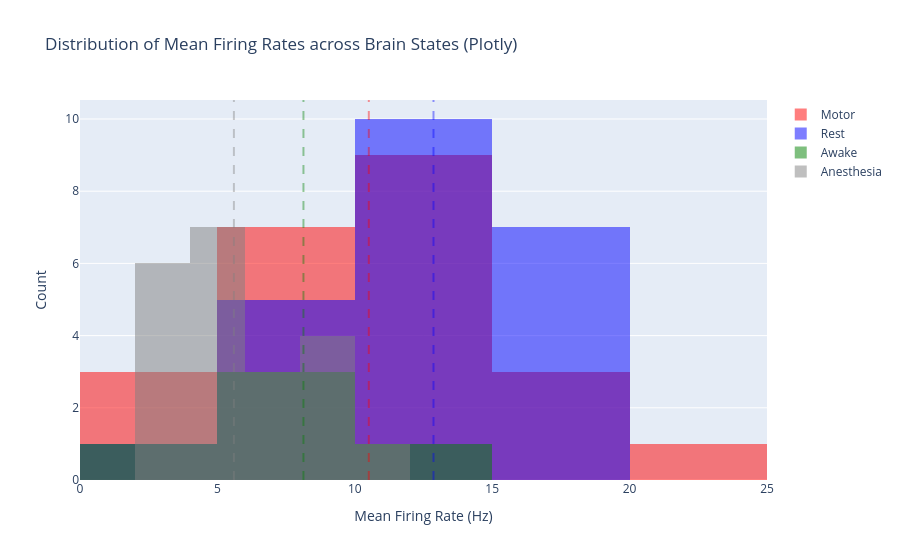

This figure's notebook cell:
### Code cell
%matplotlib inline
# Define where to save (using current directory, or change to your path)
save_path = r'Z:\Adam-Lab-Shared\Data\Michal_Rubin\data summery\2025\Pyr'

# ==========================================
# 1. MATPLOTLIB PLOTS (Static + SVG Save)
# ==========================================

# --- Graph 1: Mean Firing Rate by Brain State ---
plt.figure(figsize=(10, 6))

# Define data and colors for easy looping
datasets_g1 = [
    (PyrMotorAllMean, 'Motor', 'red'),
    (PyrRestAllMean, 'Rest', 'blue'),
    (PyrAwakeAllMean, 'Awake', 'green'),
    (PyrAnstAllMean, 'Anesthesia', 'gray')
]

for data, label, color in datasets_g1:
    if len(data) > 0:
        # Plot Histogram
        plt.hist(data, bins='auto', alpha=0.5, label=label, color=color)
        # Plot Mean Line (Dashed, less opaque)
        plt.axvline(np.mean(data), color=color, linestyle='--', linewidth=2, alpha=0.4)

plt.title("Distribution of Mean Firing Rates across Brain States")
plt.xlabel("Mean Firing Rate (Hz)")
plt.ylabel("Count")
plt.legend()

# Save Matplotlib SVG
plt.savefig(os.path.join(save_path, "BrainStates_Hist.svg"), format='svg')
plt.show()


# --- Graph 2: First vs Second Segment ---
plt.figure(figsize=(10, 6))

datasets_g2 = [
    (PyrMotorAllFirst, 'Motor - 1st Segment', 'darkred'),
    (PyrMotorAllSeconed, 'Motor - 2nd Segment', 'salmon'),
    (PyrRestAllFirst, 'Rest - 1st Segment', 'darkblue'),
    (PyrRestAllSecond, 'Rest - 2nd Segment', 'skyblue')
]

for data, label, color in datasets_g2:
    if len(data) > 0:
        plt.hist(data, bins='auto', alpha=0.5, label=label, color=color)
        plt.axvline(np.mean(data), color=color, linestyle='--', linewidth=2, alpha=0.4)

plt.title("Comparison of First vs Second Segments (Motor vs Rest)")
plt.xlabel("Firing Rate (Hz)")
plt.ylabel("Count")
plt.legend()

# Save Matplotlib SVG
plt.savefig(os.path.join(save_path, "Segments_Hist.svg"), format='svg')
plt.show()


# ==========================================
# 2. PLOTLY PLOTS (Interactive + HTML Save)
# ==========================================

# --- Plotly Graph 1 ---
fig1 = go.Figure()

for data, label, color in datasets_g1:
    if len(data) > 0:
        # Add Histogram
        fig1.add_trace(go.Histogram(
            x=data, 
            name=label, 
            marker_color=color, 
            opacity=0.5
        ))
        # Add Mean Line
        fig1.add_vline(
            x=np.mean(data), 
            line_width=2, 
            line_dash="dash", 
            line_color=color, 
            opacity=0.4
        )

fig1.update_layout(
    title="Distribution of Mean Firing Rates across Brain States (Plotly)",
    xaxis_title="Mean Firing Rate (Hz)",
    yaxis_title="Count",
    barmode='overlay' # Overlap histograms like matplotlib
)

# Save as HTML (Interactive)
fig1.write_html(os.path.join(save_path, "BrainStates_Hist.html"))
# To show in notebook:
fig1.show()


# --- Plotly Graph 2 ---
fig2 = go.Figure()

for data, label, color in datasets_g2:
    if len(data) > 0:
        fig2.add_trace(go.Histogram(
            x=data, 
            name=label, 
            marker_color=color, 
            opacity=0.5
        ))
        fig2.add_vline(
            x=np.mean(data), 
            line_width=2, 
            line_dash="dash", 
            line_color=color, 
            opacity=0.4
        )

fig2.update_layout(
    title="Comparison of First vs Second Segments (Plotly)",
    xaxis_title="Firing Rate (Hz)",
    yaxis_title="Count",
    barmode='overlay'
)

# Save as HTML
fig2.write_html(os.path.join(save_path, "Segments_Hist.html"))
fig2.show()


def add_cell_trace(fig, x_labels, y_values, row, col, i):
    colors = px.colors.qualitative.Dark24 + px.colors.qualitative.Light24
    cell_color = colors[i % len(colors)]
    fig.add_trace(go.Scatter(
        x=x_labels,
        y=y_values,
        mode='lines+markers',
        line=dict(color=cell_color, width=1),
        marker=dict(color=cell_color, size=6),
        opacity=0.6,
        showlegend=False,
        name=f'Cell {i}',
        hoverinfo='y+name'
    ), row=row, col=col)

def add_mean_trace(fig, x_labels, data1, data2, row, col):
    mean1 = np.nanmean(data1)
    mean2 = np.nanmean(data2)
    
    fig.add_trace(go.Scatter(
        x=x_labels,
        y=[mean1, mean2],
        mode='lines+markers',
        line=dict(color='black', width=4, dash='solid'), # Solid black line
        marker=dict(color='black', size=10, symbol='diamond'),
        name='Population Mean',
        showlegend=(row==1 and col==1) # Only show legend once
    ), row=row, col=col)


# 2. Setup Figure
num_cells = len(PyrRestAllSecond)
fig = make_subplots(
    rows=2, cols=2, 
    subplot_titles=(
        "First Segment: Rest vs Motor", 
        "Mean Rate: Rest vs Motor", 
        "Rest: First vs Second", 
        "Motor: First vs Second"
    ),
    vertical_spacing=0.15
)

for i in range(num_cells):
    # Subplot (1,1): First Rest vs First Motor
    add_cell_trace(fig, ['First Rest', 'First Motor'], 
                   [PyrRestAllFirst[i], PyrMotorAllFirst[i]], 1, 1, i)
    
    # Subplot (1,2): Mean Rest vs Mean Motor
    add_cell_trace(fig, ['Mean Rest', 'Mean Motor'], 
                   [PyrRestAllMean[i], PyrMotorAllMean[i]], 1, 2, i)

    # Subplot (2,1): Rest First vs Rest Second
    add_cell_trace(fig, ['First Rest', 'Second Rest'], 
                   [PyrRestAllFirst[i], PyrRestAllSecond[i]], 2, 1, i)

    # Subplot (2,2): Motor First vs Motor Second
    add_cell_trace(fig, ['First Motor', 'Second Motor'], 
                   [PyrMotorAllFirst[i], PyrMotorAllSeconed[i]], 2, 2, i)

add_mean_trace(fig, ['First Rest', 'First Motor'], PyrRestAllFirst, PyrMotorAllFirst, 1, 1)
add_mean_trace(fig, ['Mean Rest', 'Mean Motor'], PyrRestAllMean, PyrMotorAllMean, 1, 2)
add_mean_trace(fig, ['First Rest', 'Second Rest'], PyrRestAllFirst, PyrRestAllSecond, 2, 1)
add_mean_trace(fig, ['First Motor', 'Second Motor'], PyrMotorAllFirst, PyrMotorAllSeconed, 2, 2)

# 5. Final Layout & Saving
fig.update_layout(
    height=800, 
    width=1000,
    title_text="Paired Comparison of Firing Rates (Individual Cells & Mean)",
    template="plotly_white",
    showlegend=True
)
svg_path = os.path.join(save_path, f'MotorProp.svg')
html_path = os.path.join(save_path, f'MotorProp.html')
fig.show()

fig.write_image(svg_path)
    # Save as HTML
fig.write_html(html_path)

### Figure 1 — Plotly figure (JSON) as saved in the notebook; plotly's stock layout.template omitted (floating-point values rounded to 4 significant figures)
{"data": [{"marker": {"color": "red"}, "name": "Motor", "opacity": 0.5, "type": "histogram", "x": [7.512, 16.55, 13.2, 12.2, 20.35, 9.767, 11.2, 7.512, 14.83, 17.36, 17.59, 10.6, 1.384, 13.35, 2.464, 8.341, 6.894, 11.13, 13.55, 5.126, 8.815, 10.6, 1.384]}, {"marker": {"color": "blue"}, "name": "Rest", "opacity": 0.5, "type": "histogram", "x": [11.14, 17.35, 12.11, 12.93, 16.54, 3.817, 9.973, 11.14, 15.86, 14.03, 12.5, 19.31, 7.982, 15.75, 9.198, 13.75, 9.782, 11.75, 14.18, 14.01, 15.45, 19.31, 7.982]}, {"marker": {"color": "green"}, "name": "Awake", "opacity": 0.5, "type": "histogram", "x": [10.47, 9.294, 1.89, 9.398, 9.602]}, {"marker": {"color": "gray"}, "name": "Anesthesia", "opacity": 0.5, "type": "histogram", "x": [2.175, 4.311, 5.6, 8.068, 6.858, 8.059, 2.383, 5.917, 4.525, 5.442, 5.717, 10.06, 6.725, 6.267, 8.4, 2.233, 2.092, 5.808, 9.792, 3.425, 3.75]}], "layout": {"barmode": "overlay", "shapes": [{"line": {"color": "red", "dash": "dash", "width": 2}, "opacity": 0.4, "type": "line", "x0": 10.51, "x1": 10.51, "xref": "x", "y0": 0, "y1": 1, "yref": "y domain"}, {"line": {"color": "blue", "dash": "dash", "width": 2}, "opacity": 0.4, "type": "line", "x0": 12.86, "x1": 12.86, "xref": "x", "y0": 0, "y1": 1, "yref": "y domain"}, {"line": {"color": "green", "dash": "dash", "width": 2}, "opacity": 0.4, "type": "line", "x0": 8.131, "x1": 8.131, "xref": "x", "y0": 0, "y1": 1, "yref": "y domain"}, {"line": {"color": "gray", "dash": "dash", "width": 2}, "opacity": 0.4, "type": "line", "x0": 5.6, "x1": 5.6, "xref": "x", "y0": 0, "y1": 1, "yref": "y domain"}], "title": {"text": "Distribution of Mean Firing Rates across Brain States (Plotly)"}, "xaxis": {"title": {"text": "Mean Firing Rate (Hz)"}}, "yaxis": {"title": {"text": "Count"}}}}
